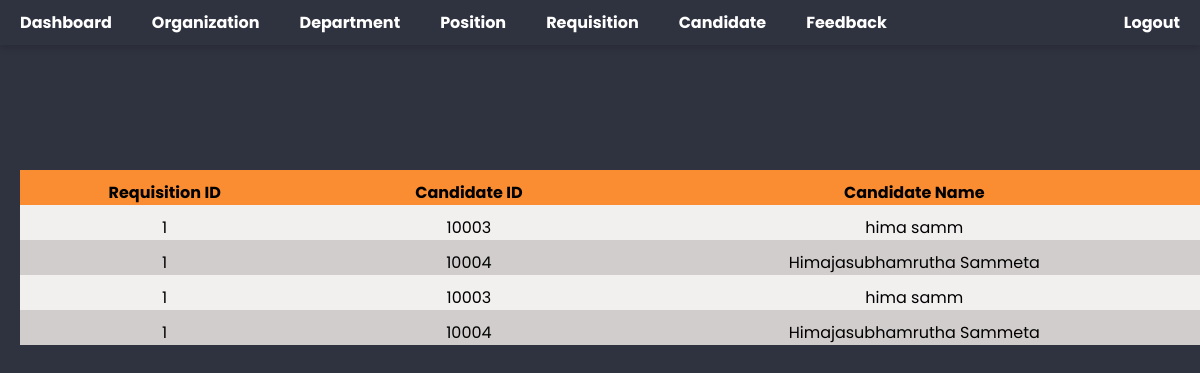
The app's page /HRadministrator/assigned-candidated/1 (signed in) with its own data.
### HRadministrator/models.py (models this page shows, shortened)
class requisition_candidates(models.Model):
    requisition = models.ForeignKey("requisition", on_delete=models.PROTECT)
    candidate = models.ForeignKey("candidate", on_delete=models.PROTECT)

class requisition(models.Model):
    requisition_id = models.CharField(max_length=100, unique=True)
    positionname = models.ForeignKey("position", on_delete=models.PROTECT)
    no_of_openings = models.IntegerField(default=0)
    min_salary = models.IntegerField(null=True)
    max_salary = models.IntegerField(null=True)
    min_experiance = models.IntegerField(null=True)
    max_experiance = models.IntegerField(null=True)
    qualification = models.CharField(max_length=50, null=True)
    def __str__(self):
        return self.requisition_id

class candidate(models.Model):
    cand_id = models.CharField(max_length=50, unique=True)
    first_name = models.CharField(max_length=100)
    last_name = models.CharField(max_length=100)
    email = models.EmailField(null=False)
    mobile = models.CharField(max_length=10)
    def __str__(self):
        return self.cand_id

### HRadministrator/views.py (the view)
# urls.py: path('assigned-candidated/<pk>', views.assigened_candidates, name='assigned-candidated'),
@login_required(login_url="/")
def assigened_candidates(request, pk):
    requis = requisition.objects.get(pk=pk)
    req_cad = requisition_candidates.objects.filter(requisition=requis)
    return render(request, 'RequiSetup/assignedcad.html', {'req_cads':req_cad})

### HRadministrator/templates/RequiSetup/assignedcad.html (shortened to what this page needs)
{% extends "base.html" %}
{% block content %}
<table id="view_page" style="--cir:#fa8c31;">
    <tr class="table-dark">
        <th>Requisition ID</th>
        <th>Candidate ID</th>
        <th>Candidate Name</th>
    </tr>
    {% for req_cad in req_cads %}
    <tr>
        <td>{{req_cad.requisition}}</td>
        <td>{{req_cad.candidate}}</td>
        <td>{{req_cad.candidate.first_name}} {{req_cad.candidate.last_name}}</td>
    </tr>
    {% endfor %}
{% endblock content %}

### static/css/style.css (style rules this page uses)
* { margin: 0; padding: 0; box-sizing: border-box; font-family: 'Poppins', sans-serif; }
:root { --bg: #2f323f; }
body { position: relative; z-index: 1; min-height: 100vh; background: var(--bg); }
#view_page { position: absolute; width: 100%; border-collapse: collapse; margin-top: 5em; }
#view_page td, #view_page th { padding: 10px 30px 0 10px; }
#view_page tr:nth-child(even) { background-color: #f2efef; text-align: center; }
#view_page tr:nth-child(odd) { background-color: #d2cdcd; text-align: center; }
#view_page tr th { background-color: var(--cir); }

### records on screen
requisition_candidates: requisition "1", candidate "10003", candidate.first_name "hima", candidate.last_name "samm"
requisition_candidates: requisition "1", candidate "10004", candidate.first_name "Himajasubhamrutha", candidate.last_name "Sammeta"
requisition_candidates: requisition "1", candidate "10003", candidate.first_name "hima", candidate.last_name "samm"
requisition_candidates: requisition "1", candidate "10004", candidate.first_name "Himajasubhamrutha", candidate.last_name "Sammeta"
